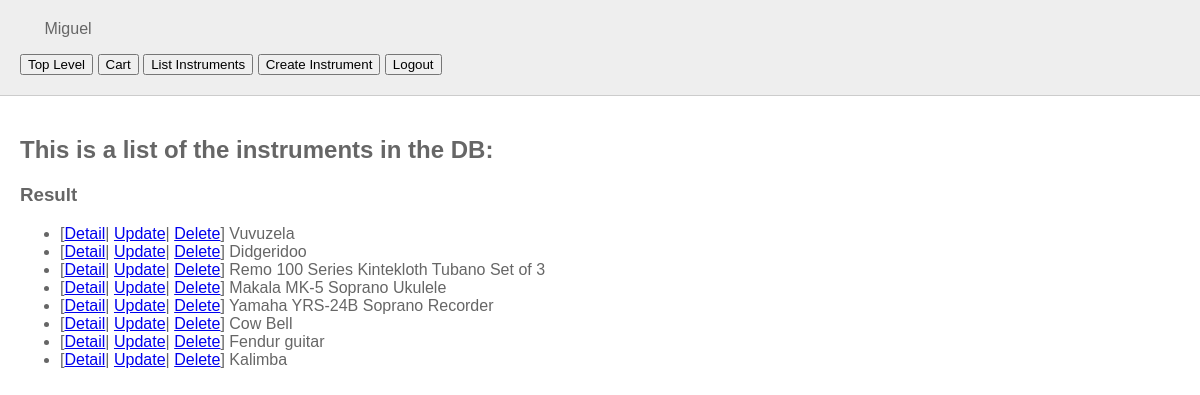
The app's page /instruments/show/all (signed in), older data.
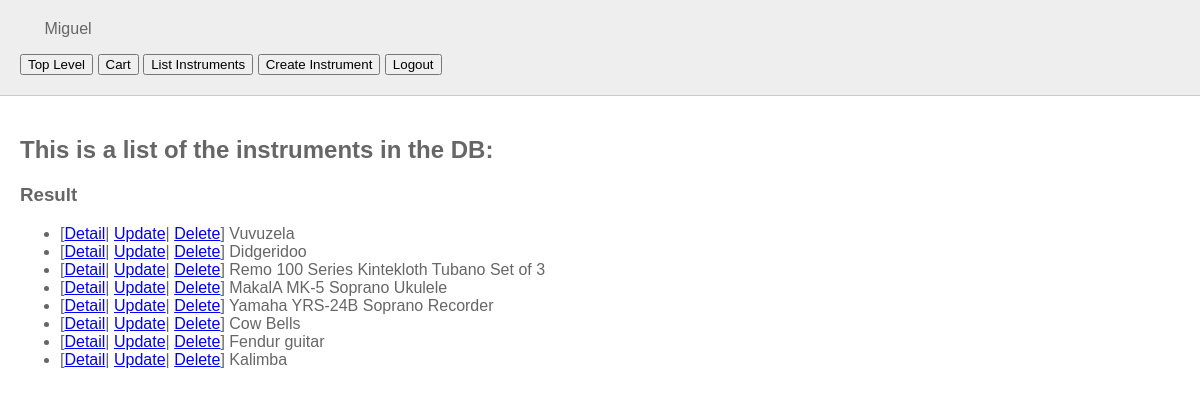
The same page, newer data.
### tables this page shows
CREATE TABLE "instruments" (
	"ref_num"	INTEGER,
	"name"	TEXT NOT NULL,
	"category"	TEXT NOT NULL,
	"image"	TEXT NOT NULL,
	PRIMARY KEY("ref_num")
);

### micro_webapp.py (the view)
@app.route('/instruments/show/all')
def show_all():
    if 'role' not in session or session['role']!='admin':
        res = "for admin only, please login"
        return render_template('messages.html', message=res)
    return render_template('index.html', instruments=instruments.Instrument.getall())

### instruments.py (called while the page is built)
    @staticmethod
    def connectdb(db):
        global conn
        conn = sqlite3.connect(db)
        return conn.cursor()

    @staticmethod
    def disconnectdb():
        conn.close()

    @classmethod
    def makelist(cls): # sometimes you need a tuple
        cls.cu = super().connectdb(cls.db)
        cls.cu.execute("SELECT * FROM instruments")
        return cls.cu

    @classmethod
    def getall(cls): # sometimes you need some a dict
        cls.res = [{"ref_num":row[0], "category": row[2],"name":row[1], "url":row[3]} for row in cls.makelist()]
        super().disconnectdb()
        return cls.res

### templates/index.html (shortened to what this page needs)
{% extends 'base.html' %}
{% block body %}
    <section>
        <h1>This is a list of the instruments in the DB:</h1>
        <h3>Result</h3>
        {% if instruments %}
            <ul>
            {% for instrument in instruments %}
            <li>[<a href="/instruments/show/{{instrument['ref_num']}}">Detail</a>|
                <a href="/instruments/update/{{instrument['ref_num']}}">Update</a>|
                <a href="/instruments/delete/{{instrument['ref_num']}}">Delete</a>]  {{instrument["name"]}}</li>
            {% endfor %}
            </ul>
        {% endif %}
    </section>
    <br>
{% endblock %}

### templates/base.html (shortened to what this page needs)
<!DOCTYPE html>
<html lang="en">
<head>
    <link rel="stylesheet" href="{{ url_for('static', filename='css/main.css') }}">
 </head>
<body>
    <header>
        {% if session['username'] %}
             {{session['username']}} <p>
            <div class="tab">
                <input type="button" onclick="location.href='/';" value="Top Level" />
                <input type="button" onclick="location.href='/cart/show/all';" value="Cart" />
                <input type="button" onclick="location.href='/instruments/show/all';" value="List Instruments" />
                <input type="button" onclick="location.href='/instruments/create';" value="Create Instrument" />
                <input type="button" onclick="location.href='{{url_for("logout")}}';" value="Logout" />
            </div>
    </header>
        {% else %}
    <header>
        <img src="">
        Welcome to our music store, please <a href="{{url_for('login')}}">Log in!</a>
    </header>
        {% endif %}
    {% block body %}{% endblock %}
</body>
</html>

### static/css/main.css (style rules this page uses)
body, html { margin: 0; font-family: sans-serif; }
header { background: #eee; border-bottom: 1px solid #ccc; padding: 20px; color: #666; }
section { color: #666; padding: 20px; }

Row changes from the older to the newer data that the page shows:
changed instruments: name "Makala MK-5 Soprano Ukulele" → "MakalA MK-5 Soprano Ukulele"
changed instruments: name "Cow Bell" → "Cow Bells"
